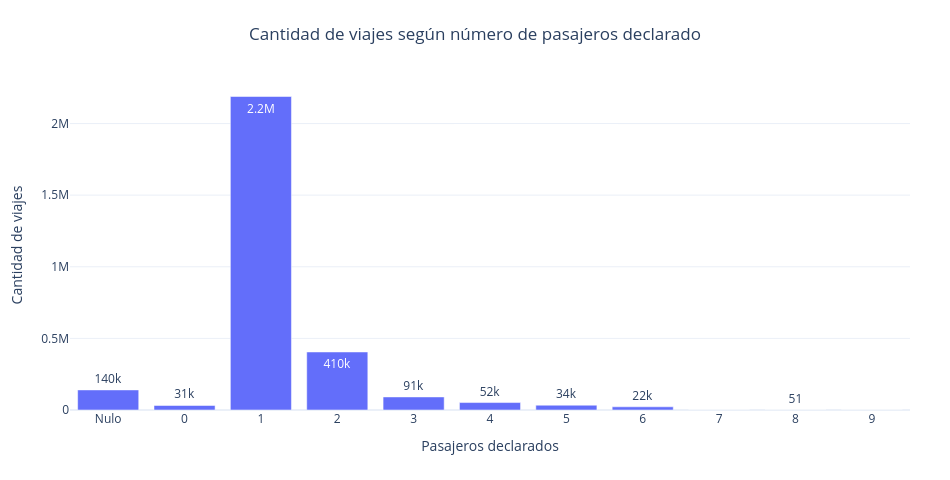

This figure's notebook cell:
### Code cell
conteo_pasajeros = (df.passenger_count.fillna(-1).astype(int)
                      .value_counts().sort_index().reset_index())
conteo_pasajeros.columns = ["passenger_count", "cantidad_viajes"]
conteo_pasajeros["passenger_count"] = conteo_pasajeros.passenger_count.replace({-1: "Nulo"}).astype(str)

fig = px.bar(conteo_pasajeros, x="passenger_count", y="cantidad_viajes", text_auto=".2s",
             title="Cantidad de viajes según número de pasajeros declarado",
             labels={"passenger_count": "Pasajeros declarados", "cantidad_viajes": "Cantidad de viajes"})
mostrar(fig, "eda_pasajeros")

### Figure 1 — Plotly figure (JSON) as saved in the notebook; plotly's stock layout.template omitted (floating-point values rounded to 4 significant figures)
{"data": [{"hovertemplate": "Pasajeros declarados=%{x}<br>Cantidad de viajes=%{y}<extra></extra>", "legendgroup": "", "marker": {"color": "#636efa", "pattern": {"shape": ""}}, "name": "", "orientation": "v", "showlegend": false, "textposition": "auto", "texttemplate": "%{y:.2s}", "type": "bar", "x": ["Nulo", "0", "1", "2", "3", "4", "5", "6", "7", "8", "9"], "xaxis": "x", "y": [140162, 31465, 2188739, 405103, 91262, 51974, 33506, 22353, 8, 51, 1], "yaxis": "y"}], "layout": {"barmode": "relative", "height": 480, "legend": {"tracegroupgap": 0}, "margin": {"b": 70, "l": 70, "r": 40, "t": 80}, "title": {"text": "Cantidad de viajes según número de pasajeros declarado", "x": 0.5}, "width": 950, "xaxis": {"anchor": "y", "domain": [0.0, 1.0], "title": {"text": "Pasajeros declarados"}}, "yaxis": {"anchor": "x", "domain": [0.0, 1.0], "title": {"text": "Cantidad de viajes"}}}}
